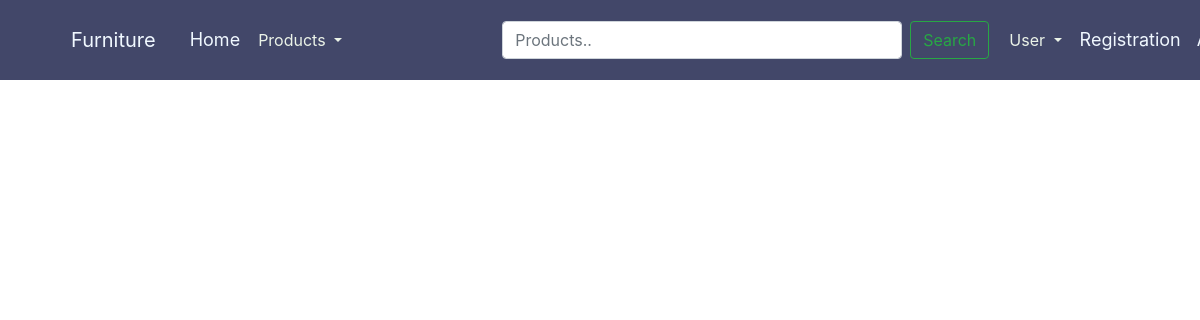
Before: /bed_categories with the older database file.
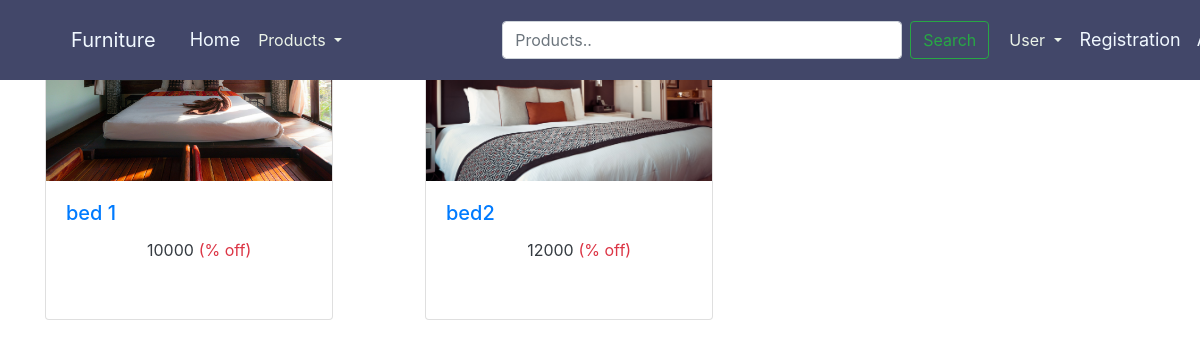
After: the same page with the newer database file.
### core/models.py (models this page shows, shortened)
class Products(models.Model):
    CATAGORY_CHOICES = [
        ('SOFA','Sofa'),
        ('BED','Bed'),
    ]
    name = models.CharField(max_length=100)
    category = models.CharField(max_length=20,choices=CATAGORY_CHOICES)
    small_description = models.TextField()
    description = models.TextField()
    selling_price = models.IntegerField()
    pet_image = models.ImageField(upload_to = 'pet_images')   # As we are using image field we have to intall 'pillow'. And we have to Define MEDIA_URL in settings.py file so that all folder should save in media directory

### core/views.py (the view)
# urls.py: path('bed_categories',views.Beds.as_view(),name='bedcategories'),
class Beds(View):
    def get(self,request):
        Bed_category = Products.objects.filter(category = 'BED')
        return render(request,'core/beds.html',{'Bed_category':Bed_category})

### core/templates/core/beds.html
{% extends "core/base.html" %}
{% block home %}
<!DOCTYPE html>
{% load static %}
<div class="container ">
  <div class="row">
      {% for bc in Bed_category %}
      <div class="col-sm-4 ">
        <a href="" style="text-decoration: none; ">
          <div class="card dog_categories_card dog_card" style="width: 18rem; height:20rem">
              <img class="card-img-top " src="{{bc.pet_image.url}}" alt="Card image cap">
              <div class="card-body">
                <h5 class="card-title">{{bc.name}}</h5>
                 <div class="text-center">
                      <h5 class="font-weight-bold text-dark "><i class="fa-solid fa-indian-rupee-sign"></i> <small class="fw-light rupee"> {{bc.selling_price}}</small> <small class="text-danger">(% off)</small></h5>
                  </div>
              </div>
          </div>
        </a>
      </div>
      {% endfor %}
  </div>
</div>
{% endblock home %}

Changed rows visible on the page:
added Products: pet_image (picture), name "bed 1", selling_price "10000"
added Products: pet_image (picture), name "bed2", selling_price "12000"
